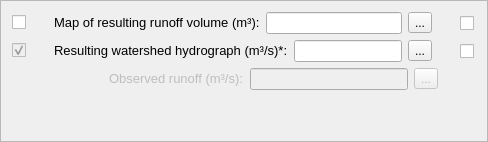
                 <widget class="QFrame" name="frame_5">
                  <property name="frameShape">
                   <enum>QFrame::StyledPanel</enum>
                  </property>
                  <property name="frameShadow">
                   <enum>QFrame::Raised</enum>
                  </property>
                  <layout class="QGridLayout" name="gridLayout_33">
                   <item row="1" column="0">
                    <layout class="QGridLayout" name="gridLayout_11">
                     <item row="0" column="0">
                      <layout class="QHBoxLayout" name="horizontalLayout_19">
                       <item>
                        <widget class="QCheckBox" name="ch_6_pg4">
                         <property name="enabled">
                          <bool>false</bool>
                         </property>
                         <property name="sizePolicy">
                          <sizepolicy hsizetype="Fixed" vsizetype="Fixed">
                           <horstretch>0</horstretch>
                           <verstretch>0</verstretch>
                          </sizepolicy>
                         </property>
                         <property name="text">
                          <string/>
                         </property>
                         <property name="checked">
                          <bool>true</bool>
                         </property>
                        </widget>
                       </item>
                       <item>
                        <widget class="QLabel" name="label_72">
                         <property name="sizePolicy">
                          <sizepolicy hsizetype="Preferred" vsizetype="Preferred">
                           <horstretch>0</horstretch>
                           <verstretch>0</verstretch>
                          </sizepolicy>
                         </property>
                         <property name="minimumSize">
                          <size>
                           <width>16</width>
                           <height>16</height>
                          </size>
                         </property>
                         <property name="maximumSize">
                          <size>
                           <width>16</width>
                           <height>16</height>
                          </size>
                         </property>
                         <property name="toolTip">
                          <string>&lt;html&gt;&lt;head/&gt;&lt;body&gt;&lt;p&gt;&lt;span style=&quot; font-weight:700;&quot;&gt;*Recommended output.&lt;br/&gt;&lt;/span&gt;&lt;br/&gt;If selected, the user can specify a directory to save a text file containing the watershed hydrograph (m³/s).&lt;/p&gt;&lt;/body&gt;&lt;/html&gt;</string>
                         </property>
                         <property name="text">
                          <string/>
                         </property>
                         <property name="pixmap">
                          <pixmap resource="resources.qrc">:/plugins/hidroPixel/icons/icons/info(2).png</pixmap>
                         </property>
                         <property name="scaledContents">
                          <bool>true</bool>
                         </property>
                        </widget>
                       </item>
                       <item>
                        <widget class="QLabel" name="label_63">
                         <property name="text">
                          <string>&lt;html&gt;&lt;head/&gt;&lt;body&gt;&lt;p align=&quot;justify&quot;&gt;&lt;span style=&quot; font-size:10pt;&quot;&gt;Resulting watershed hydrograph (m³/s)*:&lt;/span&gt;&lt;/p&gt;&lt;/body&gt;&lt;/html&gt;</string>
                         </property>
                        </widget>
                       </item>
                       <item>
                        <widget class="QLineEdit" name="le_6_pg4">
                         <property name="sizePolicy">
                          <sizepolicy hsizetype="Minimum" vsizetype="Fixed">
                           <horstretch>0</horstretch>
                           <verstretch>0</verstretch>
                          </sizepolicy>
                         </property>
                         <property name="minimumSize">
                          <size>
                           <width>60</width>
                           <height>0</height>
                          </size>
                         </property>
                         <property name="maximumSize">
                          <size>
                           <width>158</width>
                           <height>24</height>
                          </size>
                         </property>
                         <property name="clearButtonEnabled">
                          <bool>true</bool>
                         </property>
                        </widget>
                       </item>
                       <item>
                        <widget class="QToolButton" name="tbtn_pg4_6">
                         <property name="text">
                          <string>...</string>
                         </property>
                        </widget>
                       </item>
                       <item>
                        <widget class="QLabel" name="label_54">
                         <property name="sizePolicy">
                          <sizepolicy hsizetype="Preferred" vsizetype="Preferred">
                           <horstretch>0</horstretch>
                           <verstretch>0</verstretch>
                          </sizepolicy>
                         </property>
                         <property name="minimumSize">
                          <size>
                           <width>16</width>
                           <height>16</height>
                          </size>
                         </property>
                         <property name="maximumSize">
                          <size>
                           <width>16</width>
                           <height>16</height>
                          </size>
                         </property>
                         <property name="toolTip">
                          <string>&lt;html&gt;&lt;head/&gt;&lt;body&gt;&lt;p&gt;If selected, a graph of the resulting hydrograph will be generated.&lt;/p&gt;&lt;/body&gt;&lt;/html&gt;</string>
                         </property>
                         <property name="text">
                          <string/>
                         </property>
                         <property name="pixmap">
                          <pixmap resource="resources.qrc">:/plugins/hidroPixel/icons/icons/info(2).png</pixmap>
                         </property>
                         <property name="scaledContents">
                          <bool>true</bool>
                         </property>
                        </widget>
                       </item>
                       <item>
                        <widget class="QCheckBox" name="ch_12_pg4">
                         <property name="enabled">
                          <bool>true</bool>
                         </property>
                         <property name="sizePolicy">
                          <sizepolicy hsizetype="Expanding" vsizetype="Fixed">
                           <horstretch>0</horstretch>
                           <verstretch>0</verstretch>
                          </sizepolicy>
                         </property>
                         <property name="minimumSize">
                          <size>
                           <width>16</width>
                           <height>16</height>
                          </size>
                         </property>
                         <property name="maximumSize">
                          <size>
                           <width>16</width>
                           <height>16</height>
                          </size>
                         </property>
                         <property name="text">
                          <string/>
                         </property>
                         <property name="checkable">
                          <bool>true</bool>
                         </property>
                         <property name="checked">
                          <bool>false</bool>
                         </property>
                        </widget>
                       </item>
                      </layout>
                     </item>
                     <item row="1" column="0">
                      <layout class="QHBoxLayout" name="horizontalLayout_20">
                       <item>
                        <spacer name="horizontalSpacer_6">
                         <property name="orientation">
                          <enum>Qt::Horizontal</enum>
                         </property>
                         <property name="sizeHint" stdset="0">
                          <size>
                           <width>40</width>
                           <height>20</height>
                          </size>
                         </property>
                        </spacer>
                       </item>
                       <item>
                        <widget class="QLabel" name="label_64">
                         <property name="enabled">
                          <bool>false</bool>
                         </property>
                         <property name="text">
                          <string>&lt;html&gt;&lt;head/&gt;&lt;body&gt;&lt;p&gt;&lt;span style=&quot; font-size:10pt;&quot;&gt;Observed runoff (m³/s):&lt;/span&gt;&lt;/p&gt;&lt;/body&gt;&lt;/html&gt;</string>
                         </property>
                        </widget>
                       </item>
                       <item>
                        <widget class="QLineEdit" name="le_7_pg4">
                         <property name="enabled">
                          <bool>false</bool>
                         </property>
                         <property name="sizePolicy">
                          <sizepolicy hsizetype="Minimum" vsizetype="Fixed">
                           <horstretch>0</horstretch>
                           <verstretch>0</verstretch>
                          </sizepolicy>
                         </property>
                         <property name="minimumSize">
                          <size>
                           <width>158</width>
                           <height>0</height>
                          </size>
                         </property>
                         <property name="maximumSize">
                          <size>
                           <width>200</width>
                           <height>24</height>
                          </size>
                         </property>
                         <property name="clearButtonEnabled">
                          <bool>true</bool>
                         </property>
                        </widget>
                       </item>
                       <item>
                        <widget class="QToolButton" name="tbtn_pg4_7">
                         <property name="enabled">
                          <bool>false</bool>
                         </property>
                         <property name="text">
                          <string>...</string>
                         </property>
                        </widget>
                       </item>
                       <item>
                        <widget class="QLabel" name="label_55">
                         <property name="enabled">
                          <bool>false</bool>
                         </property>
                         <property name="sizePolicy">
                          <sizepolicy hsizetype="Preferred" vsizetype="Preferred">
                           <horstretch>0</horstretch>
                           <verstretch>0</verstretch>
                          </sizepolicy>
                         </property>
                         <property name="minimumSize">
                          <size>
                           <width>16</width>
                           <height>16</height>
                          </size>
                         </property>
                         <property name="maximumSize">
                          <size>
                           <width>16</width>
                           <height>16</height>
                          </size>
                         </property>
                         <property name="toolTip">
                          <string>&lt;html&gt;&lt;head/&gt;&lt;body&gt;&lt;p&gt;&lt;span style=&quot; font-weight:700;&quot;&gt;Optionally&lt;/span&gt;&lt;/p&gt;&lt;p&gt;Add the observed runoff file if you want to plot calculated and observed hydrographs and calculate some metrics&lt;/p&gt;&lt;/body&gt;&lt;/html&gt;</string>
                         </property>
                         <property name="text">
                          <string/>
                         </property>
                         <property name="pixmap">
                          <pixmap resource="resources.qrc">:/plugins/hidroPixel/icons/icons/info(2).png</pixmap>
                         </property>
                         <property name="scaledContents">
                          <bool>true</bool>
                         </property>
                        </widget>
                       </item>
                       <item>
                        <spacer name="horizontalSpacer_9">
                         <property name="orientation">
                          <enum>Qt::Horizontal</enum>
                         </property>
                         <property name="sizeType">
                          <enum>QSizePolicy::Fixed</enum>
                         </property>
                         <property name="sizeHint" stdset="0">
                          <size>
                           <width>16</width>
                           <height>20</height>
                          </size>
                         </property>
                        </spacer>
                       </item>
                      </layout>
                     </item>
                    </layout>
                   </item>
                   <item row="0" column="0">
                    <layout class="QGridLayout" name="gridLayout_20">
                     <item row="0" column="0">
                      <widget class="QCheckBox" name="ch_5_pg4">
                       <property name="sizePolicy">
                        <sizepolicy hsizetype="Fixed" vsizetype="Fixed">
                         <horstretch>0</horstretch>
                         <verstretch>0</verstretch>
                        </sizepolicy>
                       </property>
                       <property name="text">
                        <string/>
                       </property>
                      </widget>
                     </item>
                     <item row="0" column="1">
                      <layout class="QGridLayout" name="gridLayout_57">
                       <item row="0" column="1">
                        <widget class="QLabel" name="label_71">
                         <property name="text">
                          <string>&lt;html&gt;&lt;head/&gt;&lt;body&gt;&lt;p&gt;&lt;span style=&quot; font-size:10pt;&quot;&gt;Map of resulting runoff volume (m³):&lt;/span&gt;&lt;/p&gt;&lt;/body&gt;&lt;/html&gt;</string>
                         </property>
                        </widget>
                       </item>
                       <item row="0" column="2">
                        <widget class="QLineEdit" name="le_5_pg4">
                         <property name="sizePolicy">
                          <sizepolicy hsizetype="Minimum" vsizetype="Fixed">
                           <horstretch>0</horstretch>
                           <verstretch>0</verstretch>
                          </sizepolicy>
                         </property>
                         <property name="minimumSize">
                          <size>
                           <width>60</width>
                           <height>0</height>
                          </size>
                         </property>
                         <property name="maximumSize">
                          <size>
                           <width>158</width>
                           <height>24</height>
                          </size>
                         </property>
                         <property name="clearButtonEnabled">
                          <bool>true</bool>
                         </property>
                        </widget>
                       </item>
                       <item row="0" column="5">
                        <widget class="QLabel" name="label_70">
                         <property name="sizePolicy">
                          <sizepolicy hsizetype="Preferred" vsizetype="Preferred">
                           <horstretch>0</horstretch>
                           <verstretch>0</verstretch>
                          </sizepolicy>
                         </property>
                         <property name="minimumSize">
                          <size>
                           <width>16</width>
                           <height>16</height>
                          </size>
                         </property>
                         <property name="maximumSize">
                          <size>
                           <width>16</width>
                           <height>16</height>
                          </size>
                         </property>
                         <property name="toolTip">
                          <string>&lt;html&gt;&lt;head/&gt;&lt;body&gt;&lt;p&gt;Add this file to current QGIS project.&lt;/p&gt;&lt;/body&gt;&lt;/html&gt;</string>
                         </property>
                         <property name="text">
                          <string/>
                         </property>
                         <property name="pixmap">
                          <pixmap resource="resources.qrc">:/plugins/hidroPixel/icons/icons/info(2).png</pixmap>
                         </property>
                         <property name="scaledContents">
                          <bool>true</bool>
                         </property>
                        </widget>
                       </item>
                       <item row="0" column="6">
                        <widget class="QCheckBox" name="ch_11_pg4">
                         <property name="enabled">
                          <bool>true</bool>
                         </property>
                         <property name="sizePolicy">
                          <sizepolicy hsizetype="Expanding" vsizetype="Fixed">
                           <horstretch>0</horstretch>
                           <verstretch>0</verstretch>
                          </sizepolicy>
                         </property>
                         <property name="minimumSize">
                          <size>
                           <width>16</width>
                           <height>16</height>
                          </size>
                         </property>
                         <property name="maximumSize">
                          <size>
                           <width>16</width>
                           <height>16</height>
                          </size>
                         </property>
                         <property name="text">
                          <string/>
                         </property>
                         <property name="checkable">
                          <bool>true</bool>
                         </property>
                         <property name="checked">
                          <bool>false</bool>
                         </property>
                        </widget>
                       </item>
                       <item row="0" column="3">
                        <widget class="QToolButton" name="tbtn_pg4_5">
                         <property name="text">
                          <string>...</string>
                         </property>
                        </widget>
                       </item>
                       <item row="0" column="0">
                        <widget class="QLabel" name="label_56">
                         <property name="sizePolicy">
                          <sizepolicy hsizetype="Preferred" vsizetype="Preferred">
                           <horstretch>0</horstretch>
                           <verstretch>0</verstretch>
                          </sizepolicy>
                         </property>
                         <property name="minimumSize">
                          <size>
                           <width>16</width>
                           <height>16</height>
                          </size>
                         </property>
                         <property name="maximumSize">
                          <size>
                           <width>16</width>
                           <height>16</height>
                          </size>
                         </property>
                         <property name="toolTip">
                          <string>&lt;html&gt;&lt;head/&gt;&lt;body&gt;&lt;p&gt;&lt;span style=&quot; font-weight:700;&quot;&gt;Optional output.&lt;br/&gt;&lt;/span&gt;&lt;br/&gt;If selected, the user can specify a directory to save a raster file containing the resulting runoff volume (m³).&lt;/p&gt;&lt;/body&gt;&lt;/html&gt;</string>
                         </property>
                         <property name="text">
                          <string/>
                         </property>
                         <property name="pixmap">
                          <pixmap resource="resources.qrc">:/plugins/hidroPixel/icons/icons/info(2).png</pixmap>
                         </property>
                         <property name="scaledContents">
                          <bool>true</bool>
                         </property>
                        </widget>
                       </item>
                      </layout>
                     </item>
                    </layout>
                   </item>
                   <item row="2" column="0">
                    <spacer name="verticalSpacer">
                     <property name="orientation">
                      <enum>Qt::Vertical</enum>
                     </property>
                     <property name="sizeHint" stdset="0">
                      <size>
                       <width>20</width>
                       <height>40</height>
                      </size>
                     </property>
                    </spacer>
                   </item>
                  </layout>
                 </widget>
